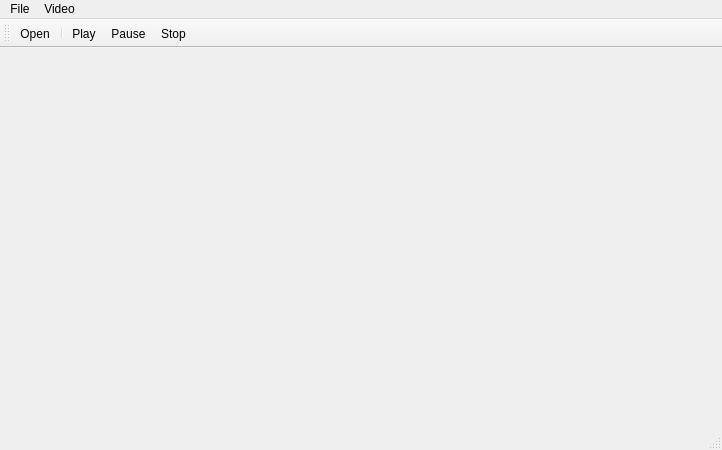
<?xml version="1.0" encoding="UTF-8"?>
<ui version="4.0">
 <class>MainWindow</class>
 <widget class="QMainWindow" name="MainWindow">
  <property name="geometry">
   <rect>
    <x>0</x>
    <y>0</y>
    <width>722</width>
    <height>450</height>
   </rect>
  </property>
  <property name="windowTitle">
   <string>MainWindow</string>
  </property>
  <widget class="QWidget" name="centralWidget"/>
  <widget class="QMenuBar" name="menuBar">
   <property name="geometry">
    <rect>
     <x>0</x>
     <y>0</y>
     <width>722</width>
     <height>23</height>
    </rect>
   </property>
   <widget class="QMenu" name="menuFile">
    <property name="title">
     <string>File</string>
    </property>
    <addaction name="actionOpen"/>
   </widget>
   <widget class="QMenu" name="menuVideo">
    <property name="title">
     <string>Video</string>
    </property>
    <addaction name="actionPlay"/>
    <addaction name="actionPause"/>
    <addaction name="actionStop"/>
   </widget>
   <addaction name="menuFile"/>
   <addaction name="menuVideo"/>
  </widget>
  <widget class="QToolBar" name="mainToolBar">
   <attribute name="toolBarArea">
    <enum>TopToolBarArea</enum>
   </attribute>
   <attribute name="toolBarBreak">
    <bool>false</bool>
   </attribute>
   <addaction name="actionOpen"/>
   <addaction name="separator"/>
   <addaction name="actionPlay"/>
   <addaction name="actionPause"/>
   <addaction name="actionStop"/>
  </widget>
  <widget class="QStatusBar" name="statusBar"/>
  <action name="actionOpen">
   <property name="icon">
    <iconset resource="resources.qrc">
     <normaloff>:/images/icons/folder_page_white.png</normaloff>:/images/icons/folder_page_white.png</iconset>
   </property>
   <property name="text">
    <string>Open</string>
   </property>
   <property name="toolTip">
    <string>Open A File</string>
   </property>
  </action>
  <action name="actionPlay">
   <property name="icon">
    <iconset resource="resources.qrc">
     <normaloff>:/images/icons/control_play.png</normaloff>:/images/icons/control_play.png</iconset>
   </property>
   <property name="text">
    <string>Play</string>
   </property>
  </action>
  <action name="actionPause">
   <property name="icon">
    <iconset resource="resources.qrc">
     <normaloff>:/images/icons/control_pause.png</normaloff>:/images/icons/control_pause.png</iconset>
   </property>
   <property name="text">
    <string>Pause</string>
   </property>
  </action>
  <action name="actionStop">
   <property name="icon">
    <iconset resource="resources.qrc">
     <normaloff>:/images/icons/control_stop.png</normaloff>:/images/icons/control_stop.png</iconset>
   </property>
   <property name="text">
    <string>Stop</string>
   </property>
  </action>
 </widget>
 <layoutdefault spacing="6" margin="11"/>
 <resources>
  <include location="resources.qrc"/>
 </resources>
 <connections/>
</ui>
